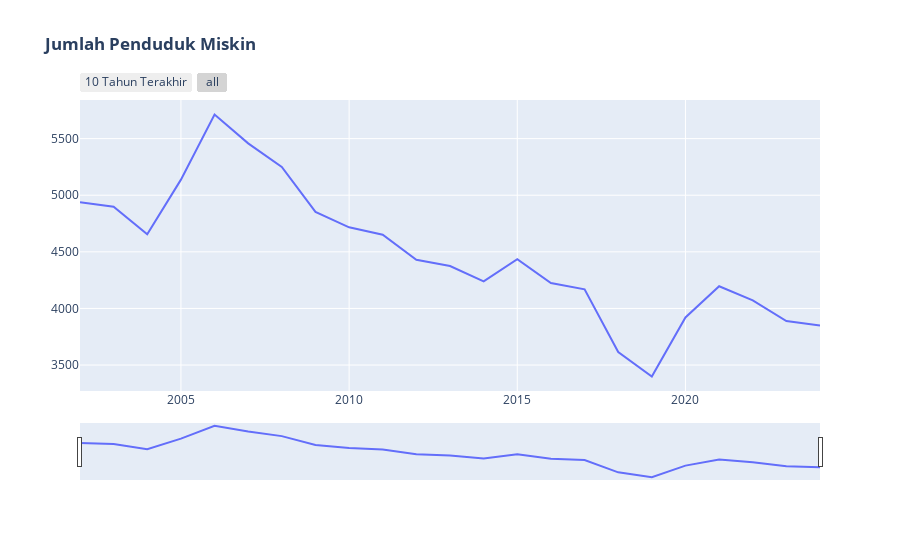

The cell this chart's notebook holds for it:
### Code cell
# Create figure
fig = go.Figure()

fig.add_trace(
    go.Scatter(x=df_sum_kemiskinan['tahun'], y=df_sum_kemiskinan['total']))

# Set title
fig.update_layout(
    title_text="<b>Jumlah Penduduk Miskin",
    #family='Arial'
)

# Add range slider
fig.update_layout(
    xaxis=dict(
        rangeselector=dict(
            buttons=list([
                dict(count=10,
                     label="10 Tahun Terakhir",
                     step="year",
                     stepmode="todate"),
                dict(step="all")
            ])
        ),
        rangeslider=dict(
            visible=True
        ),
        type="date"
    )
)
fig.write_html( r'...\Jumlah penduduk miskin.html', include_plotlyjs='cdn',  # load Plotly JS dari CDN, bukan disisipkan penuhfull_html=False  # simpan hanya div plot, bukan seluruh HTML page 
            )
fig.show()

### Figure 1 — Plotly figure (JSON) as saved in the notebook; plotly's stock layout.template omitted (floating-point values rounded to 4 significant figures)
{"data": [{"type": "scatter", "x": [2002, 2003, 2004, 2005, 2006, 2007, 2008, 2009, 2010, 2011, 2012, 2013, 2014, 2015, 2016, 2017, 2018, 2019, 2020, 2021, 2022, 2023, 2024], "y": [4938.0, 4899.0, 4654.0, 5138.0, 5712.0, 5458.0, 5250.0, 4852.0, 4717.0, 4651.0, 4430.0, 4375.0, 4239.0, 4436.0, 4225.0, 4169.0, 3616.0, 3399.0, 3920.0, 4196.0, 4071.0, 3889.0, 3849.0]}], "layout": {"title": {"text": "<b>Jumlah Penduduk Miskin"}, "xaxis": {"rangeselector": {"buttons": [{"count": 10, "label": "10 Tahun Terakhir", "step": "year", "stepmode": "todate"}, {"step": "all"}]}, "rangeslider": {"visible": true}, "type": "date"}}}
